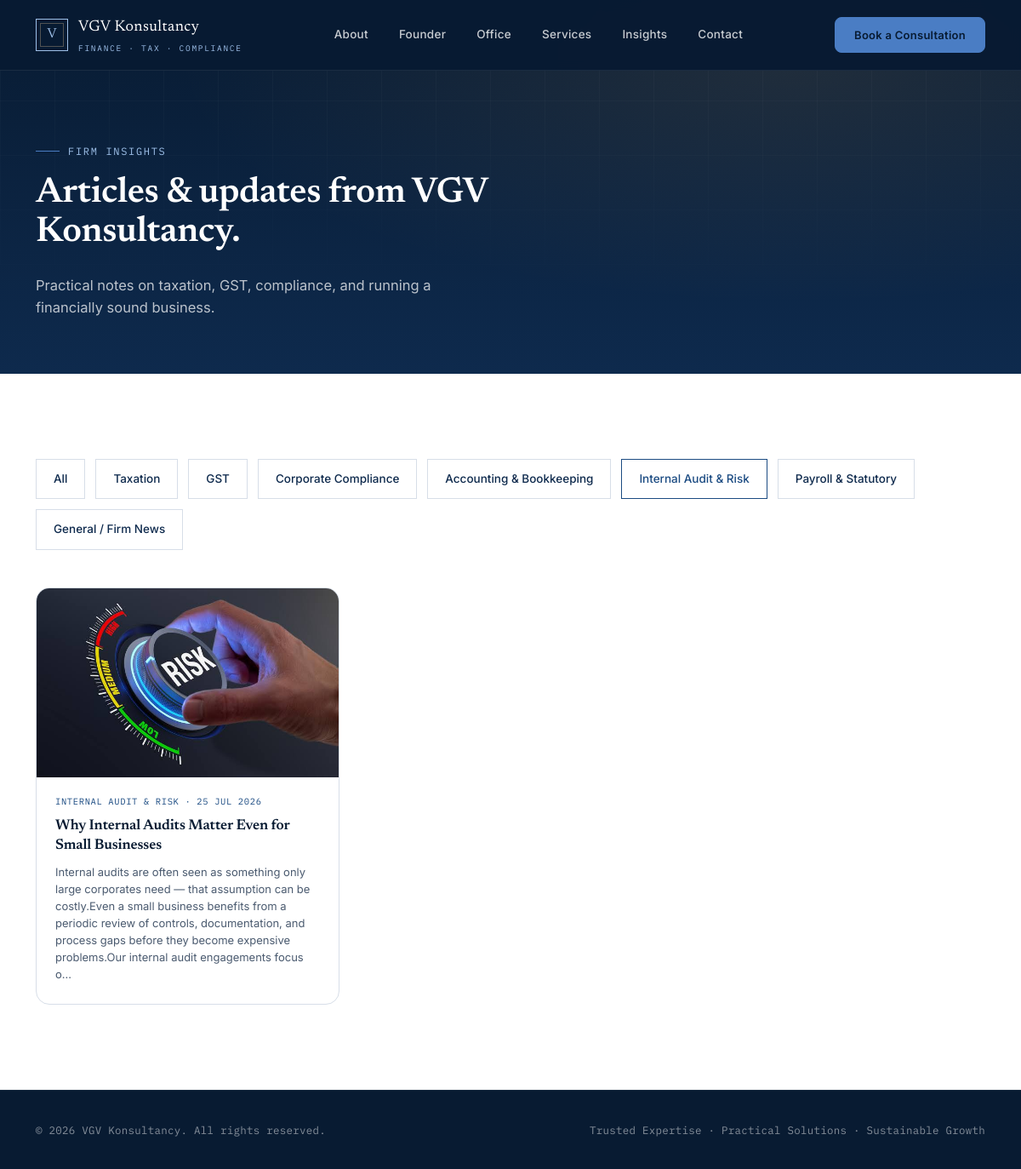
/insights/?category=audit, run on the app's committed database.
### website/models.py (models this page shows, shortened)
class Post(models.Model):
    CATEGORY_CHOICES = [
        ("taxation", "Taxation"),
        ("gst", "GST"),
        ("compliance", "Corporate Compliance"),
        ("accounting", "Accounting & Bookkeeping"),
        ("audit", "Internal Audit & Risk"),
        ("payroll", "Payroll & Statutory"),
        ("general", "General / Firm News"),
    ]
    title = models.CharField(max_length=200)
    slug = models.SlugField(max_length=220, unique=True, blank=True)
    category = models.CharField(max_length=20, choices=CATEGORY_CHOICES, default="general")
    excerpt = models.CharField(
        max_length=300,
        blank=True,
        help_text="Short summary shown on the homepage and post list. Auto-filled from content if left blank.",
    )
    content = models.TextField(help_text="Main body of the post. Plain paragraphs, one per line, are fine.")
    cover_image = models.ImageField(upload_to="posts/%Y/%m/", blank=True, null=True)
    author = models.CharField(max_length=120, default="VGV Konsultancy")
    is_published = models.BooleanField(default=True)
    published_at = models.DateTimeField(default=timezone.now)
    created_at = models.DateTimeField(auto_now_add=True)
    updated_at = models.DateTimeField(auto_now=True)
    class Meta:
        ordering = ["-published_at"]
    def get_absolute_url(self):
        return reverse("website:post_detail", kwargs={"slug": self.slug})
    @property
    def paragraphs(self):
        """Split content into paragraphs for simple template rendering."""
        return [p.strip() for p in self.content.split("\n") if p.strip()]

### website/views.py (the view)
# urls.py: path("insights/", views.post_list, name="post_list"),
def post_list(request):
    posts = Post.objects.filter(is_published=True)
    category = request.GET.get("category")
    if category:
        posts = posts.filter(category=category)
    paginator = Paginator(posts, 6)
    page_number = request.GET.get("page")
    page_obj = paginator.get_page(page_number)
    context = {
        "page_obj": page_obj,
        "categories": Post.CATEGORY_CHOICES,
        "active_category": category,
    }
    return render(request, "website/post_list.html", context)

### website/templates/website/post_list.html (shortened to what this page needs)
{% extends "website/base.html" %}
{% block content %}
<section class="hero" style="padding-bottom:64px;">
  <div class="wrap">
    <div class="hero-inner reveal" style="border-bottom:none;padding-bottom:0;">
      <div class="eyebrow" style="color:var(--gold-light);">Firm Insights</div>
      <h1 style="font-size:clamp(28px,3.6vw,42px);">Articles &amp; updates from VGV Konsultancy.</h1>
      <p class="lead">Practical notes on taxation, GST, compliance, and running a financially sound business.</p>
    </div>
  </div>
</section>
<section class="services">
  <div class="wrap">
    <div class="chip-cloud reveal" style="margin-bottom:44px;">
      <a href="{% url 'website:post_list' %}" class="chip" style="{% if not active_category %}border-color:var(--blue);color:var(--blue);{% endif %}">All</a>
      {% for value, label in categories %}
        <a href="?category={{ value }}" class="chip" style="{% if active_category == value %}border-color:var(--blue);color:var(--blue);{% endif %}">{{ label }}</a>
      {% endfor %}
    </div>
    {% if page_obj %}
    <div class="insight-grid reveal">
      {% for post in page_obj %}
      <a href="{{ post.get_absolute_url }}" class="insight-card">
        <div class="insight-thumb">
          {% if post.cover_image %}
            <img src="{{ post.cover_image.url }}" alt="{{ post.title }}">
          {% else %}
            <div class="insight-thumb-placeholder">{{ post.get_category_display }}</div>
          {% endif %}
        </div>
        <div class="insight-body">
          <div class="insight-cat">{{ post.get_category_display }} &middot; {{ post.published_at|date:"d M Y" }}</div>
          <h4>{{ post.title }}</h4>
          <p>{{ post.excerpt }}</p>
        </div>
      </a>
      {% endfor %}
    </div>
    {% else %}
    <p class="reveal" style="color:var(--ink-soft);">No posts published yet — add one from the Django admin.</p>
    {% endif %}
  </div>
</section>
{% endblock %}

### website/static/website/css/style.css (style rules this page uses)
:root { --navy-deep:#081B32; --navy:#0E2A4D; --blue:#1B4B82; --blue-mid:#2E5F99; --gold:#4A7DC4; --gold-light:#9FC1EA; --paper:#F6F7FA; --paper-warm:#EFF2F7; --ink:#122036; --ink-soft:#4B5B70; --line:#D7DEE8; --white:#FFFFFF; --display: 'Newsreader', serif; --body: 'Inter', sans-serif; --mono: 'IBM Plex Mono', monospace; }
* { margin:0;padding:0;box-sizing:border-box; }
html { scroll-behavior:smooth; }
body { font-family:var(--body); color:var(--ink); background:var(--paper); line-height:1.6; -webkit-font-smoothing:antialiased; }
img { max-width:100%;display:block; }
a { color:inherit;text-decoration:none; }
.wrap { max-width:1180px;margin:0 auto;padding:0 32px; }
h1,h2,h3,h4 { font-family:var(--display);font-weight:600;color:var(--navy-deep);letter-spacing:-0.01em; }
.eyebrow { font-family:var(--mono); font-size:12px; letter-spacing:0.14em; text-transform:uppercase; color:var(--gold); display:flex; align-items:center; gap:10px; margin-bottom:18px; }
.eyebrow::before { content:"";width:28px;height:1px;background:var(--gold);display:inline-block; }
.reveal { opacity:0;transform:translateY(18px);transition:opacity .7s ease, transform .7s ease; }
.reveal.in { opacity:1;transform:translateY(0); }
.hero { background: radial-gradient(ellipse at 78% 15%, rgba(176,141,87,0.14), transparent 55%), linear-gradient(180deg, var(--navy-deep) 0%, var(--navy) 100%); color:var(--white); padding:168px 0 110px; position:relative; overflow:hidden; }
.hero::before { content:"";position:absolute;inset:0; background-image: repeating-linear-gradient(0deg, rgba(255,255,255,0.035) 0px, rgba(255,255,255,0.035) 1px, transparent 1px, transparent 64px), repeating-linear-gradient(90deg, rgba(255,255,255,0.035) 0px, rgba(255,255,255,0.035) 1px, transparent 1px, transparent 64px); mask-image:linear-gradient(180deg, black, transparent 85%); pointer-events:none; }
.hero h1 { font-size:clamp(38px,4.6vw,60px); line-height:1.08; color:var(--white); font-weight:600; max-width:640px; }
.hero p.lead { margin-top:26px;max-width:520px;font-size:16.5px;color:rgba(255,255,255,0.72); }
section { padding:100px 0; }
.services { background:var(--white); }
.chip-cloud { display:flex;flex-wrap:wrap;gap:12px; }
.chip { border:1px solid var(--line);background:var(--white);padding:12px 20px; font-size:13.5px;color:var(--navy);font-weight:500; }
.insight-grid { display:grid;grid-template-columns:repeat(3,1fr);gap:22px; }
.insight-card { display:block;background:var(--white);border:1px solid var(--line);border-radius:16px; overflow:hidden;transition:border-color .25s ease, transform .25s ease, box-shadow .25s ease; }
.insight-thumb { width:100%;aspect-ratio:16/10;background:var(--blue-pale,#EAF0F7);overflow:hidden; }
.insight-thumb img { width:100%;height:100%;object-fit:cover;display:block; }
.insight-body { padding:20px 22px 24px; }
.insight-cat { font-family:var(--mono);font-size:10.5px;letter-spacing:0.06em;text-transform:uppercase;color:var(--blue);margin-bottom:10px; }
.insight-body h4 { font-family:var(--display);font-size:17px;color:var(--navy-deep);font-weight:600;line-height:1.35;margin-bottom:8px; }
.insight-body p { font-size:13px;color:var(--ink-soft);line-height:1.55; }

### data on the page
Post: cover_image (picture), category "INTERNAL AUDIT & RISK", published_at "25 JUL 2026", title "Why Internal Audits Matter Even for Small Businesses", excerpt "Internal audits are often seen as something only large corporates need — that assumption can be costly.Even a small business benefits from a periodic review of controls, documentation, and process gaps before they become expensive problems.Our internal audit engagements focus o…"

### other printed values
{{ label }} "Taxation" "GST" "Corporate Compliance" "Accounting & Bookkeeping" "Internal Audit & Risk" "Payroll & Statutory" "General / Firm News"
